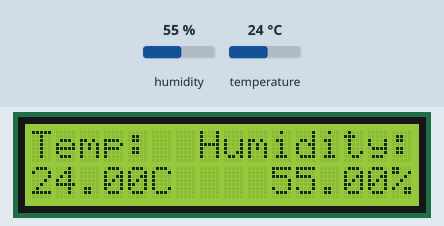
The sketch below on a simulated Arduino Uno, built with avr-gcc and run on an emulated ATmega328P. Parts: 16×2 character LCD. The test bench sets the inputs (shaded band); at power-on: humidity 55 %, temperature 24 °C.

Above: at 1.2 s.
1.3 s: humidity set to 22 %
At 2.9 s:
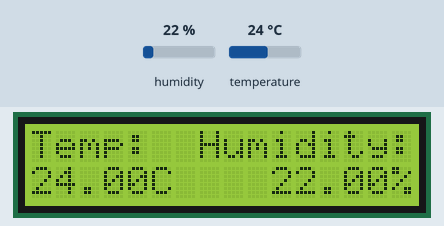
3.2 s: temperature set to 12 °C
At 3.8 s:
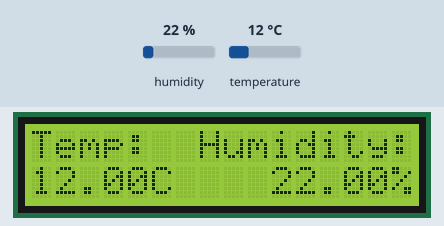
4.8 s: humidity set to 40 %
At 5.7 s:
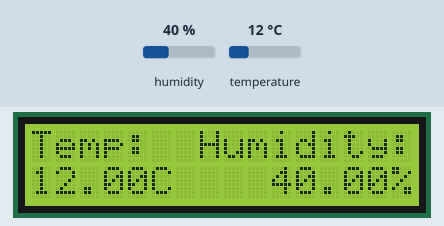
6.4 s: temperature set to 19 °C
At 7.6 s:
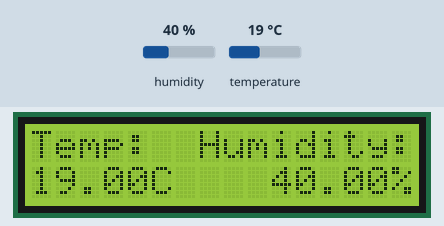
Timing chart, 0 to 9.0 s (numbered marks = the images above; inputs shaded):
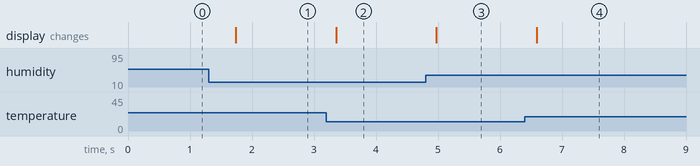

The sketch:

MeteoStation.ino
```cpp
#include "dht.h"
#define dht_apin A0

#include <LiquidCrystal_I2C.h>

LiquidCrystal_I2C lcd(0x27, 16, 2);

dht DHT;

const int blueLED = 8;
const int redLED = 9;

const int maxT = 25;
const int minT = 20;

void setup() {

  lcd.init();
  lcd.backlight();
  lcd.setCursor(0, 0);
  lcd.print("Temp:  Humidity:");

  pinMode(blueLED, OUTPUT);
  pinMode(blueLED, LOW);

  pinMode(redLED, OUTPUT);
  pinMode(redLED, LOW);
}

void loop() {

  DHT.read11(dht_apin);

  lcd.setCursor(0, 1);
  lcd.print(DHT.temperature);
  lcd.print("C ");

  lcd.setCursor(10, 1);
  lcd.print(DHT.humidity);
  lcd.print("%  ");

  delay(500);

  if(DHT.temperature >= maxT){
    digitalWrite(redLED, HIGH);
    digitalWrite(blueLED, LOW);
  }
  else if(DHT.temperature <= minT){
    digitalWrite(redLED, LOW);
    digitalWrite(blueLED, HIGH);
  }
  else if((DHT.temperature < maxT) && (DHT.temperature > minT)){
    digitalWrite(redLED, LOW);
    digitalWrite(blueLED, LOW);
  }
}
```

Measured:
- after the input at 1.3 s, the display: changes after 0.44 s (image 1)
- after the input at 3.2 s, the display: changes after 0.16 s (image 2)
- after the input at 4.8 s, the display: changes after 0.17 s (image 3)
- after the input at 6.4 s, the display: changes after 0.19 s (image 4)
